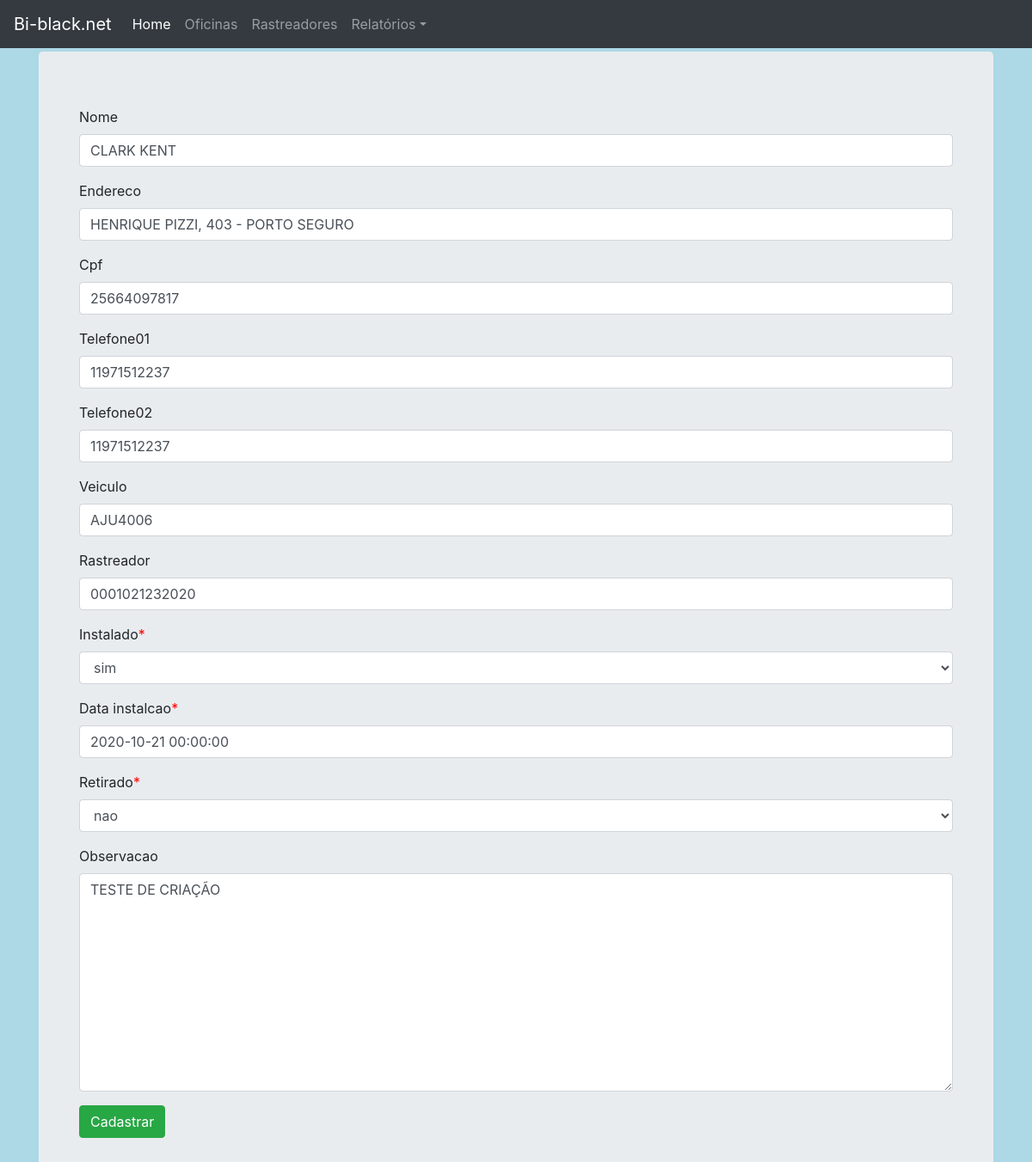
Screenshot of /clientes/1/edit/ with the database file from the repository.
### clientes/models.py (models this page shows, shortened)
class Cliente(models.Model):
    RETIRADO_CHOICES = (
        ('SIM', 'sim'),
        ('NAO', 'nao')
    )
    INSTALADO_CHOICES = (
        ('SIM', 'sim'),
        ('NAO', 'nao')
    )
    nome = models.CharField(max_length=60, null=True, blank=True)
    endereco = models.CharField(max_length=60, null=True, blank=True)
    cpf = models.CharField(max_length=30, null=True, blank=True)
    telefone01 = models.CharField(max_length=30, null=True, blank=True)
    telefone02 = models.CharField(max_length=30, null=True, blank=True)
    veiculo = models.CharField(max_length=30, null=True, blank=True)
    rastreador = models.CharField(max_length=30, null=True, blank=True)
    instalado = models.CharField(max_length=3, choices=INSTALADO_CHOICES)
    data_instalcao = models.DateTimeField(auto_created=False, auto_now_add=False)
    retirado = models.CharField(max_length=3, choices=RETIRADO_CHOICES)
    observacao = models.TextField(null=True, blank=True)

### clientes/views.py (the view)
# urls.py: path('<int:pk>/edit/', v.ClienteUpdate.as_view(), name='clientes_edit'),
class ClienteUpdate(UpdateView):
    model = Cliente
    template_name = 'clientes/cliente_form.html'
    form_class = ClienteForm

### clientes/forms.py
class ClienteForm(forms.ModelForm):
    class Meta:
        model = Cliente
        fields = '__all__'

### clientes/templates/clientes/cliente_form.html (shortened to what this page needs)
{% extends 'base.html' %}
{% load static %}
{% load widget_tweaks %}
{% block content %}
<link rel="stylesheet" type="text/css"  href="{% static 'buscaprest/css/style.css' %}" />
<body>
	 <div class="jumbotron">
        <div class="container">
            <form method="POST" novalidate>
                {% for field in form.visible_fields %}
                    <div class="form-group {% if field.errors %} has-error {% endif %}">
                        <label for="{{ field.id_for_label }}">
                            {% if field.field.required %}
                                <span class="required">{{ field.label }}</span>
                            {% else %}
                                {{ field.label }}
                            {% endif %}
                        </label>
                        {% render_field field class="form-control" %}
                    </div>
                {% endfor %}
                <button type="submit" class="btn btn-success">Cadastrar</button>
            </form>
      </div>
  </div>
</body>
{% endblock content %}

### buscaprest/static/buscaprest/css/style.css (style rules this page uses)
body { background-color: lightblue; }
label { display: block; }
input, button { padding: 10px; }
input { width: 50%; }

### templates/base.html (style rules this page uses)
body { margin-top: 60px; }

### clientes/templates/clientes/cliente_form.html (style rules this page uses)
span.required:after { content: "*"; color: red; }

### rows the page displays
Cliente: nome "CLARK KENT" "HENRIQUE PIZZI, 403 - PORTO SEGURO" "25664097817" "11971512237" "11971512237" "AJU4006" "0001021232020" "sim" "2020-10-21 00:00:00" "nao" "TESTE DE CRIAÇÃO"

### other values shown
{{ field.label }} "Nome" "Endereco" "Cpf" "Telefone01" "Telefone02" "Veiculo" "Rastreador" "Observacao"
{{ field.label }} "Instalado" "Data instalcao" "Retirado"
